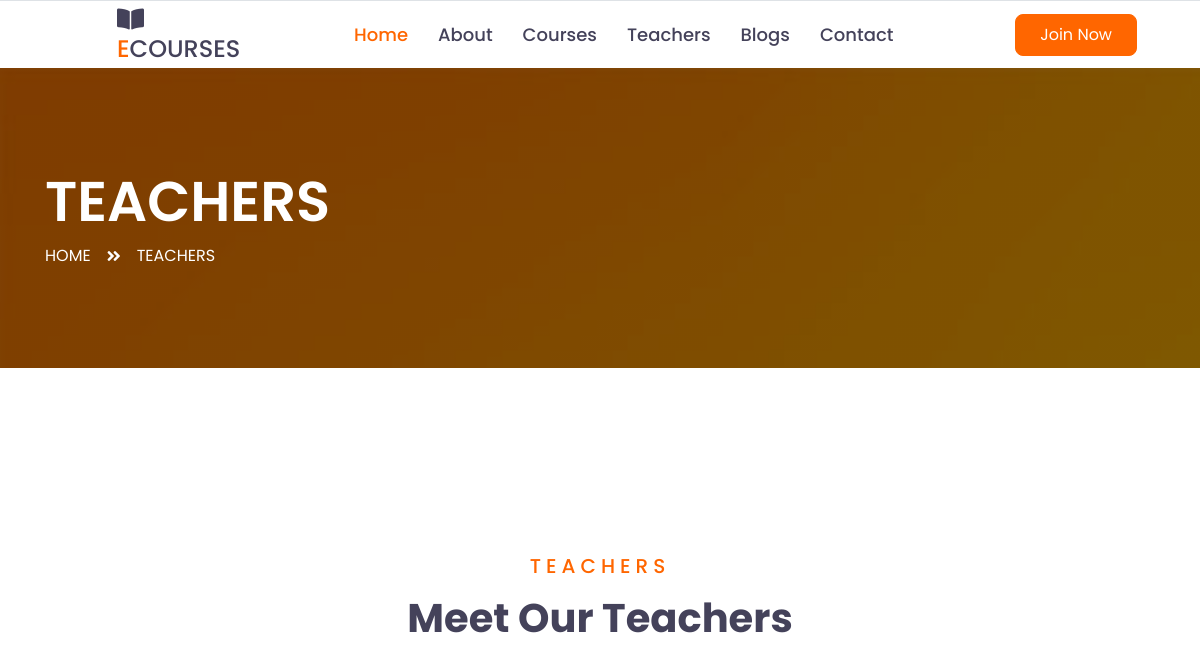
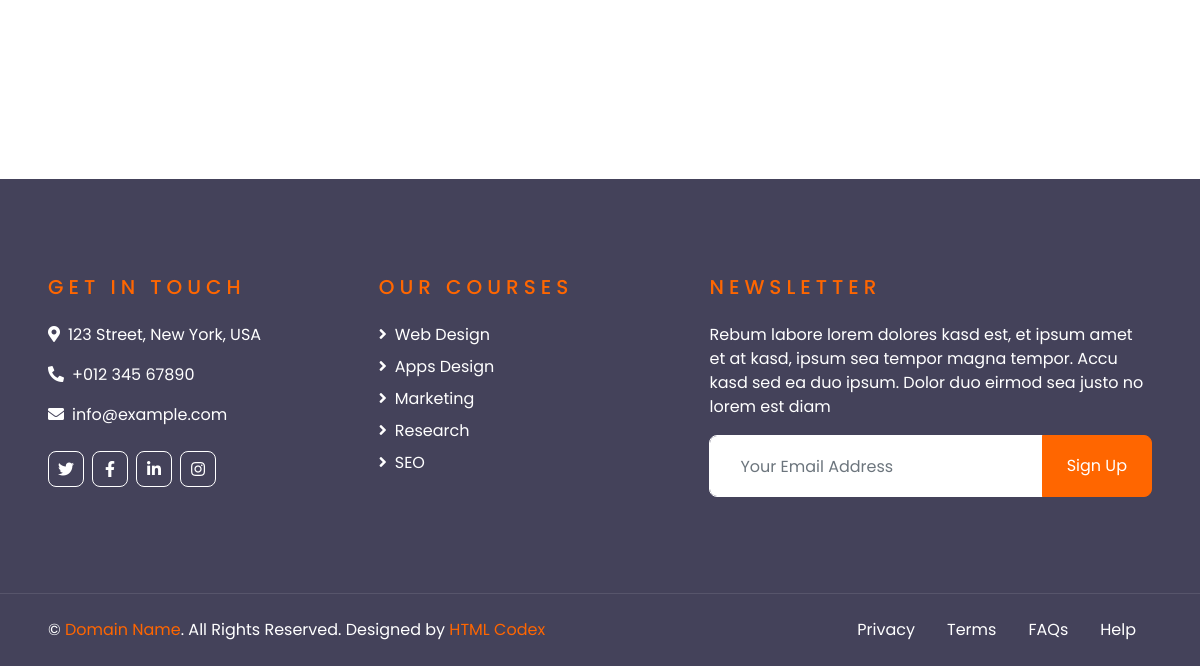
The app's page /teacher, older data (2 pictures, top to bottom).
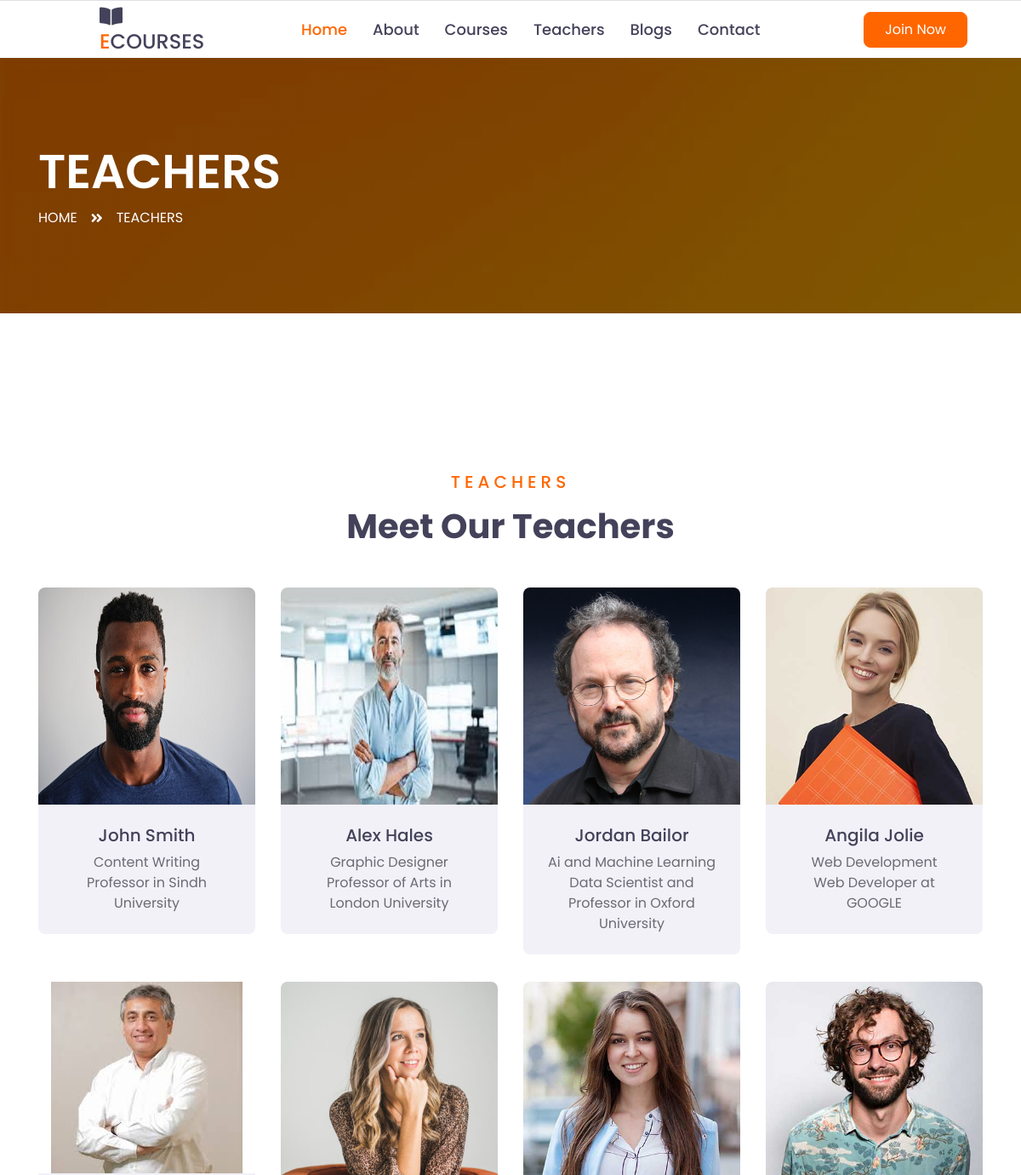
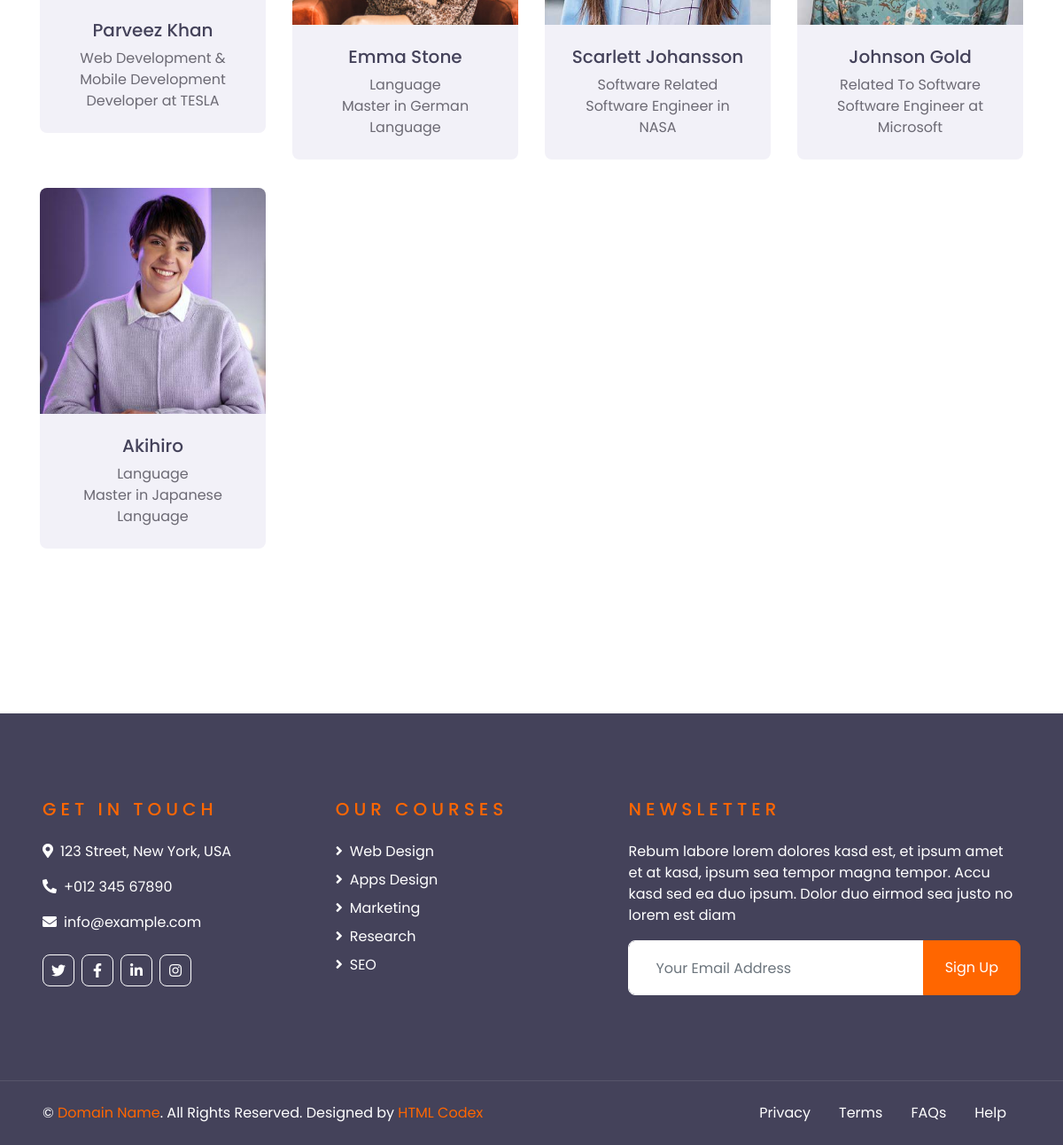
The same page, newer data (2 pictures, top to bottom).
### teachers/models.py (models this page shows)
class Teacher(models.Model):
      teacher_name    = models.CharField(max_length=50)
      teacher_subject = models.CharField(max_length=50)
      teacher_qualification= models.CharField(max_length=50,null=True)
      teacher_pic = models.FileField(upload_to="teacher_img/",max_length=250,null=True)

### ecourse/views.py (the view)
# urls.py: path('teacher', views.teacher_page, name="teachers"),
def teacher_page(response):
    try:
        teachers = Teacher.objects.all()
        data ={
            "teachers":teachers
        }
    except:
        print("Unexped Error ==> {}".format(error))
    return render(response,"teacher.html",data)

### template/teacher.html (shortened to what this page needs)
{% extends 'base.html' %}
{% block content %}
    <div class="container-fluid page-header" style="margin-bottom: 90px;">
        <div class="container">
            <div class="d-flex flex-column justify-content-center" style="min-height: 300px">
                <h3 class="display-4 text-white text-uppercase">Teachers</h3>
                <div class="d-inline-flex text-white">
                    <p class="m-0 text-uppercase"><a class="text-white" href="">Home</a></p>
                    <i class="fa fa-angle-double-right pt-1 px-3"></i>
                    <p class="m-0 text-uppercase">Teachers</p>
                </div>
            </div>
        </div>
    </div>
    <div class="container-fluid py-5">
        <div class="container pt-5 pb-3">
            <div class="text-center mb-5">
                <h5 class="text-primary text-uppercase mb-3" style="letter-spacing: 5px;">Teachers</h5>
                <h1>Meet Our Teachers</h1>
            </div>
            <div class="row">
                {% for teacher in teachers %}
                <div class="col-md-6 col-lg-3 text-center team mb-4">
                    <div class="team-item rounded overflow-hidden mb-2">
                        <div class="team-img position-relative">
                            <img class="img-fluid" src="/media/{{ teacher.teacher_pic }}" alt="">
                        </div>
                        <div class="bg-secondary p-4">
                            <h5>{{ teacher.teacher_name }}</h5>
                            <p class="m-0">{{ teacher.teacher_subject }}</p>
                            <p class="m-0">{{ teacher.teacher_qualification }}</p>
                        </div>
                    </div>
                </div>
                {% endfor %}
            </div>
        </div>
    </div>
{% endblock %}

### template/base.html
{% include 'header.html' %}
{% block content %}
{% endblock %}
{% include 'footer.html' %}

### template/header.html (shortened to what this page needs)
<!DOCTYPE html>
<html lang="en">
<head>
    <link href="https://cdnjs.cloudflare.com/ajax/libs/font-awesome/5.10.0/css/all.min.css" rel="stylesheet">
    <link href="/static/lib/owlcarousel/assets/owl.carousel.min.css" rel="stylesheet">
    <link href="/static/css/style.css" rel="stylesheet">
</head>
<body>
    <div class="container-fluid">
        <div class="row border-top px-xl-5">
            <div class="col-lg-3 d-none d-lg-block">
                <span class="d-flex align-items-center justify-content-between  w-100 text-decoration-none"  style="height: 67px; padding: 0 30px;">
                    <h5 class="m-4 h4 "><i class="fa fa-book-open mr-2"></i><span class="text-primary">E</span>COURSES</h5>
                </span>
            </div>
            <div class="col-lg-9">
                <nav class="navbar navbar-expand-lg bg-light navbar-light py-3 py-lg-0 px-0">
                    <div class="collapse navbar-collapse justify-content-between" id="navbarCollapse">
                        <div class="navbar-nav py-0">
                            <a href="{% url 'home' %}" class="nav-item nav-link active">Home</a>
                            <a href="{% url 'about' %}" class="nav-item nav-link">About</a>
                            <a href="{% url 'courses' %}" class="nav-item nav-link">Courses</a>
                            <a href="{% url 'teachers' %}" class="nav-item nav-link">Teachers</a>
                            <a href="{% url 'blog' %}" class="nav-item nav-link">Blogs</a>
                            <a href="{% url 'contact' %}" class="nav-item nav-link">Contact</a>
                        </div>
                        <a class="btn btn-primary py-2 px-4 ml-auto d-none d-lg-block" href="">Join Now</a>
                    </div>
                </nav>
            </div>
        </div>
    </div>

### template/footer.html (shortened to what this page needs)
    <div class="container-fluid bg-dark text-white py-5 px-sm-3 px-lg-5" style="margin-top: 90px;">
        <div class="row pt-5">
            <div class="col-lg-7 col-md-12">
                <div class="row">
                    <div class="col-md-6 mb-5">
                        <h5 class="text-primary text-uppercase mb-4" style="letter-spacing: 5px;">Get In Touch</h5>
                        <p><i class="fa fa-map-marker-alt mr-2"></i>123 Street, New York, USA</p>
                        <p><i class="fa fa-phone-alt mr-2"></i>+012 345 67890</p>
                        <p><i class="fa fa-envelope mr-2"></i>info@example.com</p>
                        <div class="d-flex justify-content-start mt-4">
                            <a class="btn btn-outline-light btn-square mr-2" href="#"><i class="fab fa-twitter"></i></a>
                            <a class="btn btn-outline-light btn-square mr-2" href="#"><i class="fab fa-facebook-f"></i></a>
                            <a class="btn btn-outline-light btn-square mr-2" href="#"><i class="fab fa-linkedin-in"></i></a>
                            <a class="btn btn-outline-light btn-square" href="#"><i class="fab fa-instagram"></i></a>
                        </div>
                    </div>
                    <div class="col-md-6 mb-5">
                        <h5 class="text-primary text-uppercase mb-4" style="letter-spacing: 5px;">Our Courses</h5>
                        <div class="d-flex flex-column justify-content-start">
                            <a class="text-white mb-2" href="#"><i class="fa fa-angle-right mr-2"></i>Web Design</a>
                            <a class="text-white mb-2" href="#"><i class="fa fa-angle-right mr-2"></i>Apps Design</a>
                            <a class="text-white mb-2" href="#"><i class="fa fa-angle-right mr-2"></i>Marketing</a>
                            <a class="text-white mb-2" href="#"><i class="fa fa-angle-right mr-2"></i>Research</a>
                            <a class="text-white" href="#"><i class="fa fa-angle-right mr-2"></i>SEO</a>
                        </div>
                    </div>
                </div>
            </div>
            <div class="col-lg-5 col-md-12 mb-5">
                <h5 class="text-primary text-uppercase mb-4" style="letter-spacing: 5px;">Newsletter</h5>
                <p>Rebum labore lorem dolores kasd est, et ipsum amet et at kasd, ipsum sea tempor magna tempor. Accu kasd sed ea duo ipsum. Dolor duo eirmod sea justo no lorem est diam</p>
                <div class="w-100">
                    <div class="input-group">
                        <input type="text" class="form-control border-light" style="padding: 30px;" placeholder="Your Email Address">
                        <div class="input-group-append">
                            <button class="btn btn-primary px-4">Sign Up</button>
                        </div>
                    </div>
                </div>
            </div>
        </div>
    </div>
    <div class="container-fluid bg-dark text-white border-top py-4 px-sm-3 px-md-5" style="border-color: rgba(256, 256, 256, .1) !important;">
        <div class="row">
            <div class="col-lg-6 text-center text-md-left mb-3 mb-md-0">
                <p class="m-0 text-white">&copy; <a href="#">Domain Name</a>. All Rights Reserved. Designed by <a href="https://htmlcodex.com">HTML Codex</a>
                </p>
            </div>
            <div class="col-lg-6 text-center text-md-right">
                <ul class="nav d-inline-flex">
                    <li class="nav-item">
                        <a class="nav-link text-white py-0" href="#">Privacy</a>
                    </li>
                    <li class="nav-item">
                        <a class="nav-link text-white py-0" href="#">Terms</a>
                    </li>
                    <li class="nav-item">
                        <a class="nav-link text-white py-0" href="#">FAQs</a>
                    </li>
                    <li class="nav-item">
                        <a class="nav-link text-white py-0" href="#">Help</a>
                    </li>
                </ul>
            </div>
        </div>
    </div>
</body>
</html>

Row changes from the older to the newer data that the page shows:
added Teacher: teacher_pic (picture), teacher_name "John Smith", teacher_subject "Content Writing", teacher_qualification "Professor in Sindh University"
added Teacher: teacher_pic (picture), teacher_name "Alex Hales", teacher_subject "Graphic Designer", teacher_qualification "Professor of Arts in London University"
added Teacher: teacher_pic (picture), teacher_name "Jordan Bailor", teacher_subject "Ai and Machine Learning", teacher_qualification "Data Scientist and Professor in Oxford University"
added Teacher: teacher_pic (picture), teacher_name "Angila Jolie", teacher_subject "Web Development", teacher_qualification "Web Developer at GOOGLE"
added Teacher: teacher_pic (placeholder picture), teacher_name "Parveez Khan", teacher_subject "Web Development & Mobile Development", teacher_qualification "Developer at TESLA"
added Teacher: teacher_pic (picture), teacher_name "Emma Stone", teacher_subject "Language", teacher_qualification "Master in German Language"
added Teacher: teacher_pic (picture), teacher_name "Scarlett Johansson", teacher_subject "Software Related", teacher_qualification "Software Engineer in NASA"
added Teacher: teacher_pic (picture), teacher_name "Johnson Gold", teacher_subject "Related To Software", teacher_qualification "Software Engineer at Microsoft"
added Teacher: teacher_pic (picture), teacher_name "Akihiro", teacher_subject "Language", teacher_qualification "Master in Japanese Language"
